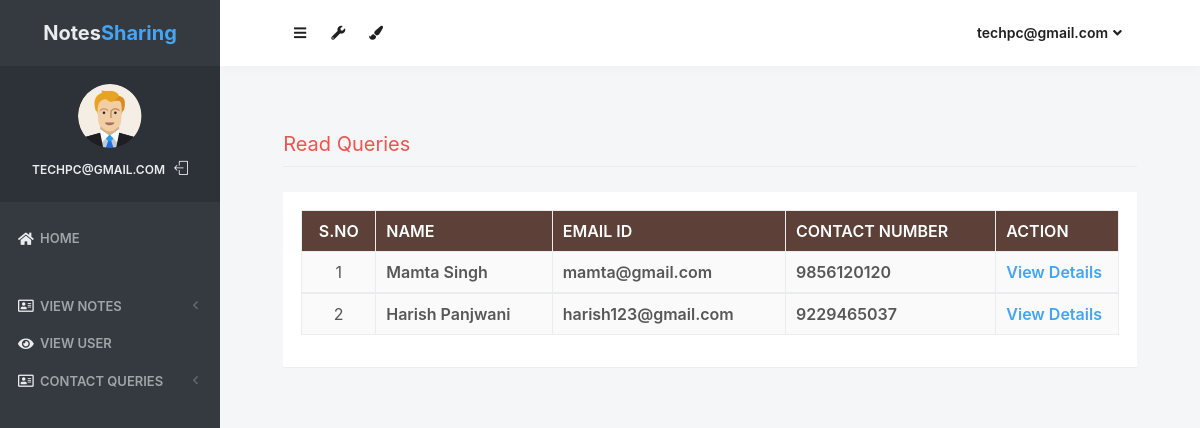
/read_queries (signed in), run on the app's committed database.
### notes/models.py (models this page shows, shortened)
class Contact(models.Model):
    fullname = models.CharField(max_length=100, null=True)
    email = models.CharField(max_length=50, null=True)
    mobile = models.CharField(max_length=15, null=True)
    subject = models.CharField(max_length=100, null=True)
    message = models.CharField(max_length=300, null=True)
    msgdate = models.DateField(null=True)
    isread = models.CharField(max_length=10,null=True)

### notes/views.py (the view)
# urls.py: path('read_queries', read_queries, name='read_queries'),
def read_queries(request):
    if not request.user.is_authenticated:
        return redirect('login_admin')
    contact = Contact.objects.filter(isread="yes")
    return render(request,'read_queries.html', locals())

### notes/templates/read_queries.html (shortened to what this page needs)
{% load static %}
<html lang="en" class="no-focus">
    <head>
        <link rel="stylesheet" href="{% static 'js/plugins/datatables/dataTables.bootstrap4.min.css' %}">
        <link rel="stylesheet" id="css-main" href="{% static 'css1/codebase.min.css' %}">
    </head>
    <body>
        <div id="page-container" class="sidebar-o sidebar-inverse side-scroll page-header-fixed main-content-narrow">
         {% include "sidebar.html" %}
            {% include "admin_nav.html" %}
            <main id="main-container">
                <div class="content">
                    <h2 class="content-heading text-danger">Read Queries</h2>
                    <div class="block">
                        <div class="block-content block-content-full">
                            <table class="table table-bordered table-striped table-vcenter js-dataTable-full-pagination">
                                <thead class="text-white" style="background-color : #5d4037;">
                                    <tr>
                                        <th class="text-center">S.No</th>
                                        <th class="d-none d-sm-table-cell">Name</th>
                                        <th class="d-none d-sm-table-cell">Email ID</th>
                                        <th class="d-none d-sm-table-cell">Contact Number</th>
                                        <th class="d-none d-sm-table-cell" style="width: 15%;">Action</th>
                                    </tr>
                                </thead>
                                {% for i in contact %}
                                <tbody>
                                    <tr>
                                        <td class="text-center">{{forloop.counter}}</td>
                                        <td class="font-w600">{{i.fullname}}</td>
                                        <td class="font-w600">{{i.email}}</td>
                                        <td class="font-w600">{{i.mobile}}</td>
                                        <td class="font-w600"><a href="{% url 'view_queries' i.id %}" class="text-primary">View Details</a></td>
                                    </tr>
                                        {% endfor %}
                                </tbody>
                            </table>
                        </div>
                    </div>
                </div>
            </main>
</div>
 <link rel="stylesheet" href="https://use.fontawesome.com/releases/v5.6.3/css/all.css">
    </body>
</html>

### notes/templates/sidebar.html (shortened to what this page needs)
{% load static %}
   <nav id="sidebar">
                <div id="sidebar-scroll">
                    <div class="sidebar-content">
                        <div class="content-header content-header-fullrow px-15">
                            <div class="content-header-section text-center align-parent sidebar-mini-hidden">
                                <div class="content-header-item">
                                    <a class="link-effect font-w700" href="{% url 'admin_home' %}">
                                           <span class="font-size-xl text-dual-primary-dark">Notes</span><span class="font-size-xl text-primary">Sharing</span>
                                    </a>
                                </div>
                            </div>
                        </div>
                        <div class="content-side content-side-full content-side-user px-10 align-parent">
                            <div class="sidebar-mini-hidden-b text-center">
                                <a class="img-link" href="be_pages_generic_profile.html">
                                    <img class="img-avatar" src="{% static 'img/avatars/user1.png' %}" alt="">
                                </a>
                                <ul class="list-inline mt-10">
                                    <li class="list-inline-item">
                                        <a class="link-effect text-dual-primary-dark font-size-xs font-w600 text-uppercase" href="{% url 'admin_home' %}">{{ request.user.username }}</a>
                                    </li>
                                    <li class="list-inline-item">
                                        <a class="link-effect text-dual-primary-dark" href="{% url 'logout' %}">
                                            <i class="si si-logout"></i>
                                        </a>
                                    </li>
                                </ul>
                            </div>
                        </div>
                        <div class="content-side content-side-full">
                            <ul class="nav-main">
                                <li class="open">
                                    <a href="{% url 'admin_home' %}"><i class="fas fa-home"></i><span class="sidebar-mini-hide">Home</span></a>
                                </li>
                                <li class="nav-main-heading"><span class="sidebar-mini-visible">UI</span></li>
                                <li>
                                    <a class="nav-submenu" data-toggle="nav-submenu"><i class="far fa-address-card"></i>View Notes</a>
                                </li>
                                <li>
                                    <a  href="{% url 'view_users' %}"><i class="fas fa-eye"></i><span class="sidebar-mini-hide">View User</span></a>
                                </li>
                                <li>
                                    <a class="nav-submenu" data-toggle="nav-submenu"><i class="far fa-address-card"></i>Contact Queries</a>
                                </li>
                           </ul>
                        </div>
                    </div>
                </div>
            </nav>

### notes/templates/admin_nav.html (shortened to what this page needs)
{% load static %}
            <header id="page-header">
                <div class="content-header">
                    <div class="content-header-section">
                        <button type="button" class="btn btn-circle btn-dual-secondary" data-toggle="layout" data-action="sidebar_toggle">
                            <i class="fa fa-navicon"></i>
                        </button>
                        <div class="btn-group" role="group">
                            <button type="button" class="btn btn-circle btn-dual-secondary" id="page-header-options-dropdown" data-toggle="dropdown" aria-haspopup="true" aria-expanded="false">
                                <i class="fa fa-wrench"></i>
                            </button>
                        </div>
                        <div class="btn-group" role="group">
                            <button type="button" class="btn btn-circle btn-dual-secondary" id="page-header-themes-dropdown" data-toggle="dropdown" aria-haspopup="true" aria-expanded="false">
                                <i class="fa fa-paint-brush"></i>
                            </button>
                        </div>
                    </div>
                    <div class="content-header-section">
                        <div class="btn-group" role="group">
                            <button type="button" class="btn btn-rounded btn-dual-secondary" id="page-header-user-dropdown" data-toggle="dropdown" aria-haspopup="true" aria-expanded="false">
                                {{ request.user.username}}<i class="fa fa-angle-down ml-5"></i>
                            </button>
                        </div>
                    </div>
                </div>
            </header>

### data on the page
Contact: fullname "Mamta Singh", email "mamta@gmail.com", mobile "9856120120"
Contact: fullname "Harish Panjwani", email "harish123@gmail.com", mobile "9229465037"

### other printed values
{{ request.user.username }} "TECHPC@GMAIL.COM"
{{ request.user.username }} "techpc@gmail.com"
